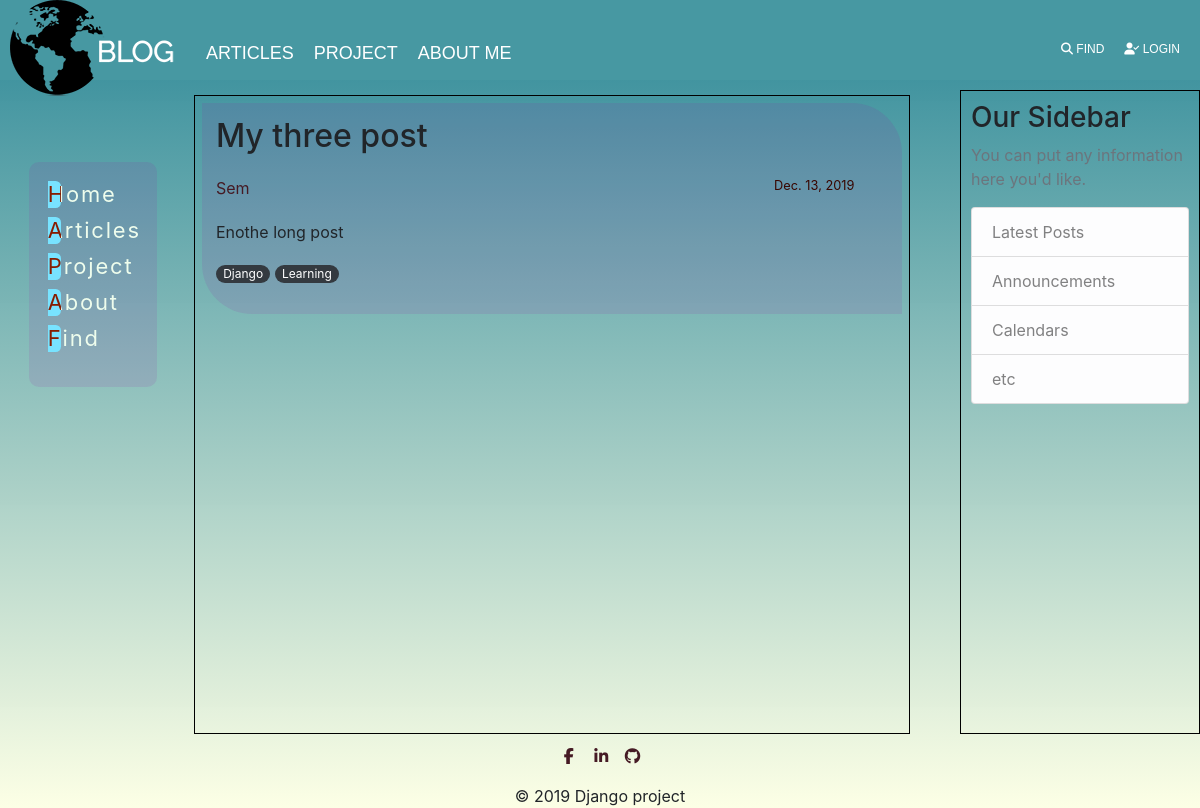
The page /blog/post/my_three_post/ on the database as committed earlier.
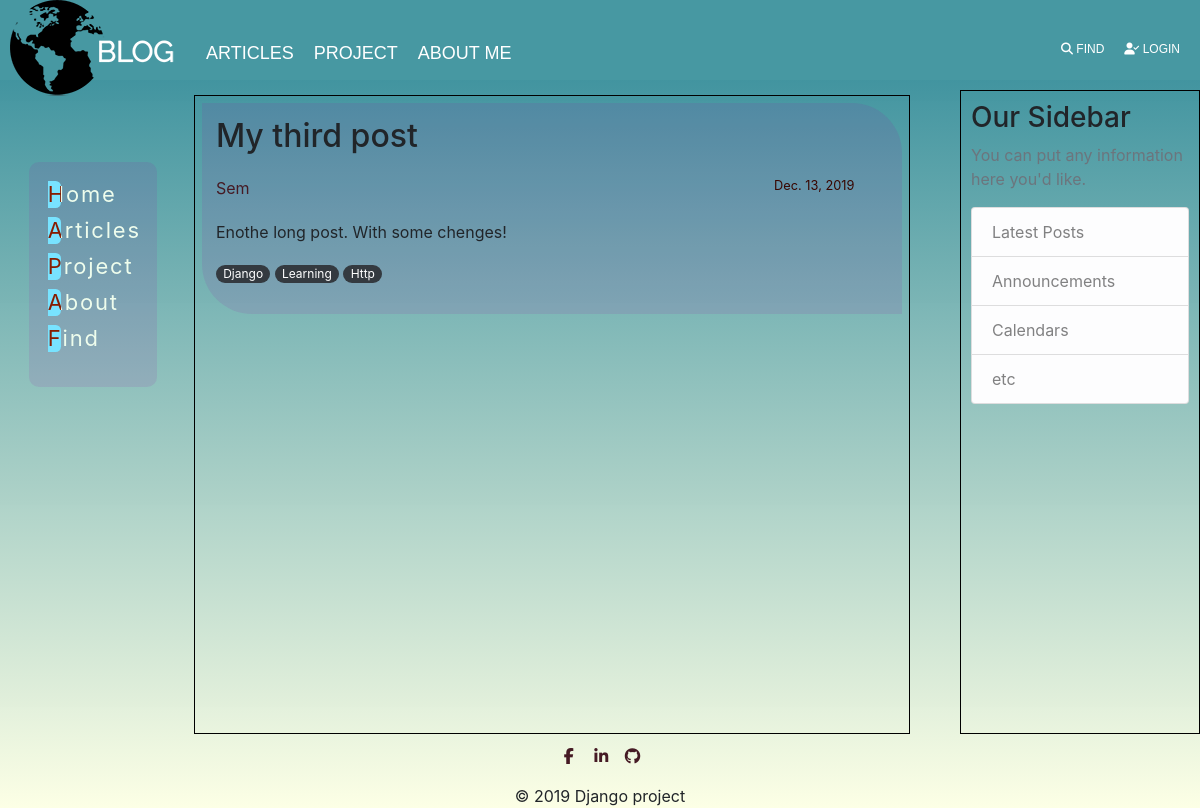
The same page on the database as committed later.
### my_blog/models.py (models this page shows, shortened)
class Post(models.Model):
    title = models.CharField(max_length=150, db_index=True)
    slug = models.SlugField(max_length=150, blank=True, unique=True)
    body = models.TextField(blank=True, db_index=True)
    date_posted = models.DateField(default=timezone.now)
    author = models.ForeignKey(User, on_delete=models.CASCADE)
    tags = models.ManyToManyField('Tag', blank=True, related_name='posts')

class Tag(models.Model):
    tag = models.CharField(max_length=50, unique=True)
    slug = models.SlugField(max_length=50, unique=True)
    def __str__(self):
        return self.tag

### my_blog/views.py (the view)
# urls.py: path('post/<str:slug>/', PostDetail.as_view(), name='post_detail'),
class PostDetail(ObjectDetailMixin, View):
    model = Post
    template = 'my_blog/post_detail.html'

### my_blog/utilities.py (called while the page is built)
    def get(self, request, slug):
        objects = get_object_or_404(self.model, slug__iexact=slug)
        return render(request, self.template, context={self.model.__name__.lower(): objects})

### my_blog/templates/my_blog/post_detail.html (shortened to what this page needs)
{% extends 'my_blog/blog_base.html' %}
{% block content %}
    <div class="media-body">
        <div class="media-article">
            <h2>{{ post.title }}</h2>
            <div class="article-metadata" style="margin-top: 20px; margin-bottom: 20px;">
                <a class="mr-2" href="#">{{ post.author }}</a>
                <small class="text-muted">{{ post.date_posted }}</small>
            </div>
            <p class="article-content">{{ post.body }}</p>
            <p>
                {% for tag in post.tags.all %}
                    <a href="{% url 'tags_list' %}" class="badge badge-pill badge-dark">{{ tag }}</a>
                {% endfor %}
            </p>
        </div>
    </div>
    <br>
{% endblock %}

Rows that differ between the two databases and show on the page:
changed Post "Sem": title "My three post" → "My third post"; body "Enothe long post" → "Enothe long post. With some chenges!"
now on this page (row unchanged): Tag: tag "Http"
